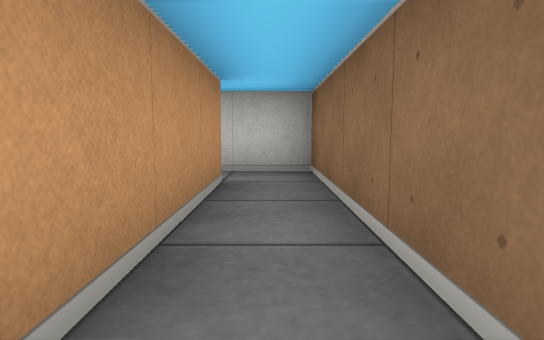
View 1 (above)

18 first-person views from a walk through a cub3D level. The camera is about half as high as the walls, tilts 6° down and sees 75° across. The floor is counted in squares. Each view is taken from the middle of a square. On the plan, view 1 faces up. The plan holds only what a view shows up to about 9 squares ahead; the rest is blank. The place goes on beyond the plan.

View 2
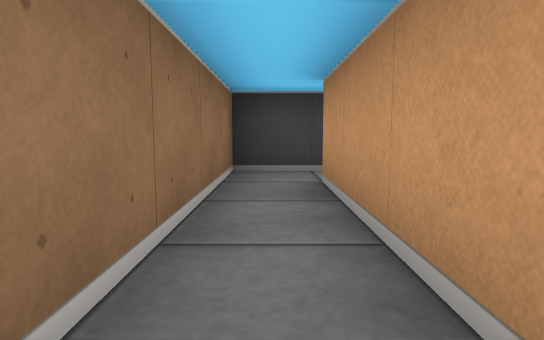

View 3
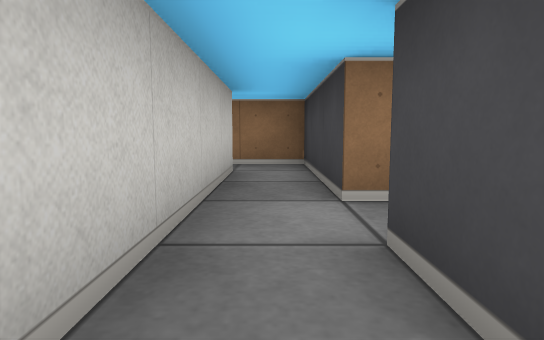

View 4
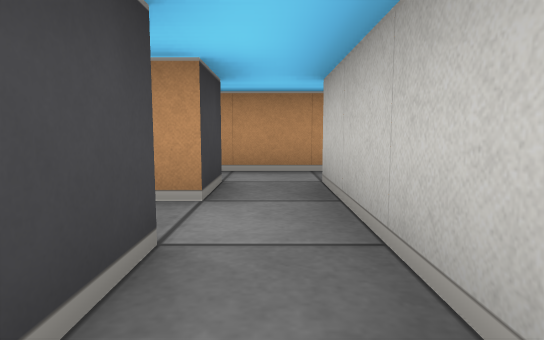

View 5
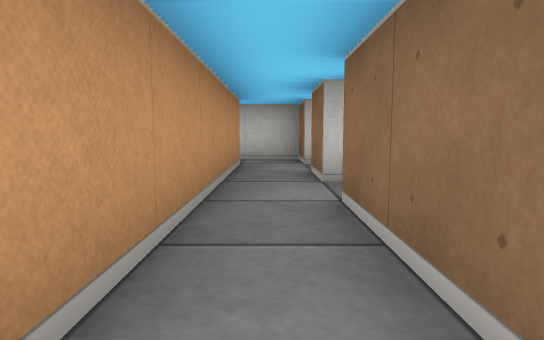

View 6
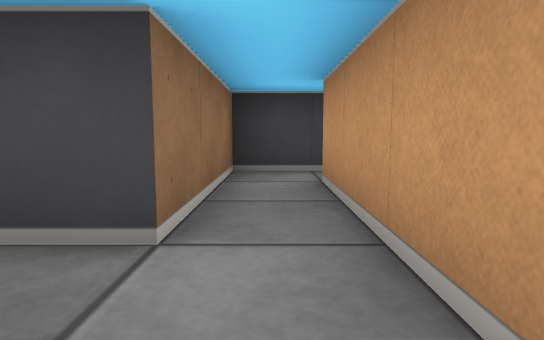

View 7
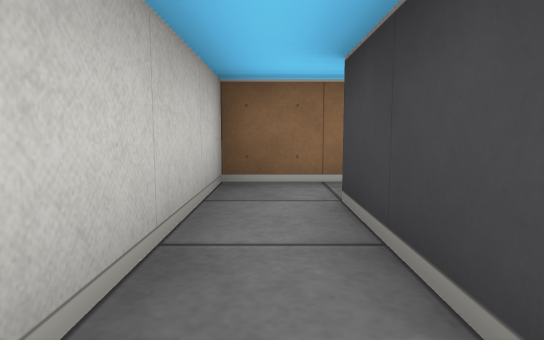

View 8
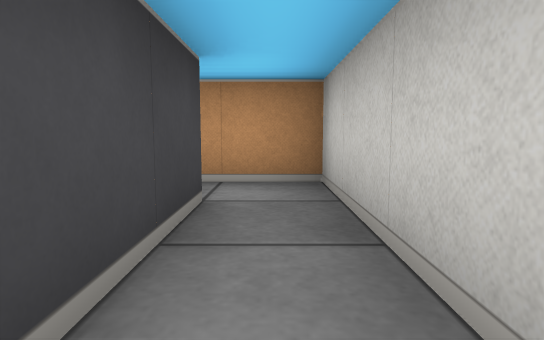

View 9
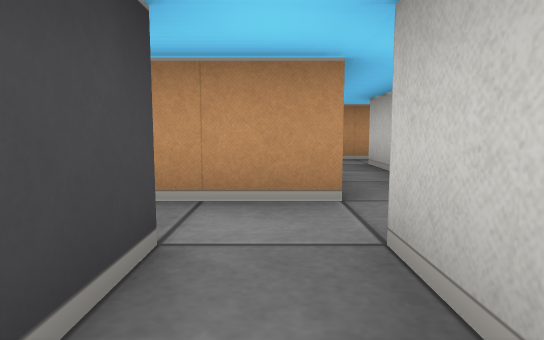

View 10
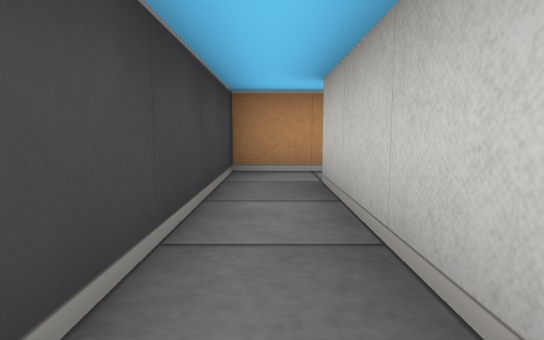

View 11
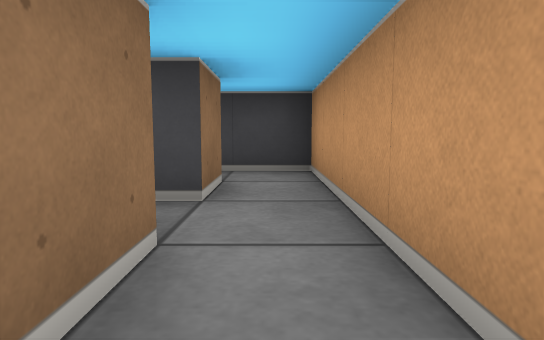

View 12
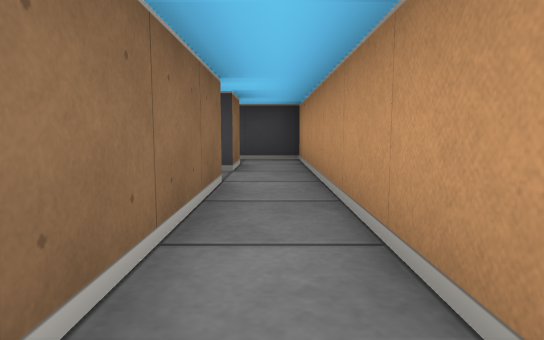

View 13
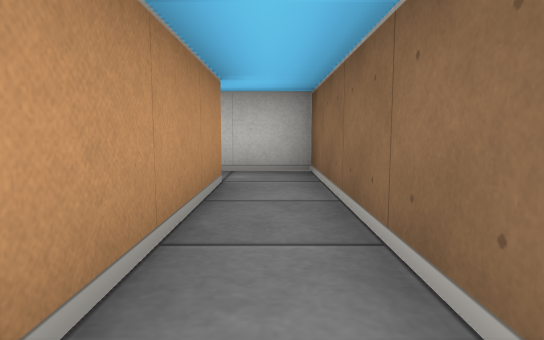

View 14
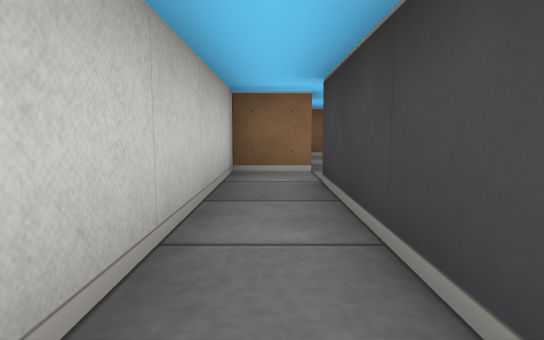

View 15
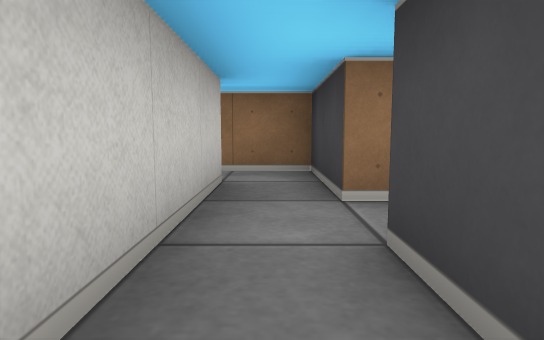

View 16
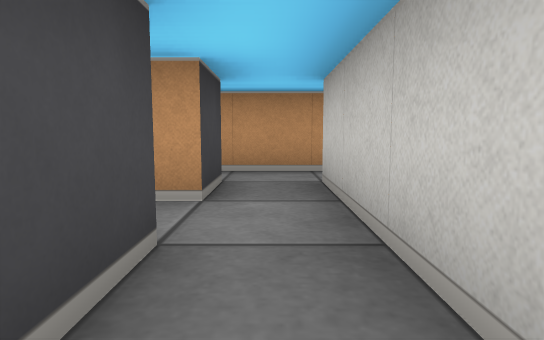

View 17
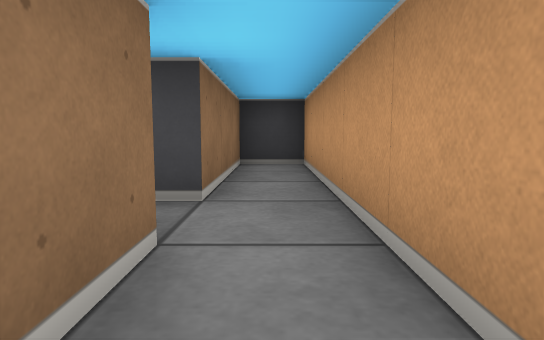

View 18
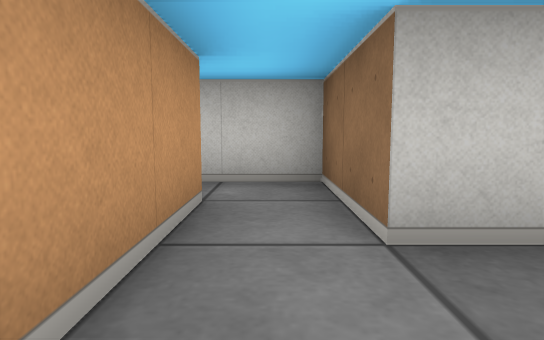

### Floor plan
Ten units are one square. View 1 is at (0, 0); x grows to the right and y downward. Boxes are objects, and circles mark ways between rooms. Rooms are numbered by the first view taken in them; rooms with no view inside come last. Other rooms are left out.
<svg viewBox="-105 -100 115 170">
<path fill="none" stroke="#000" d="M-25 -35 -5 -35 -5 -5 -25 -5M-25 5 5 5 5 -45 -25 -45M-45 -5 -45 -15M-55 -15 -55 25M-45 25 -45 5M-65 35 -45 35 -45 25M-55 25 -65 25M-25 -45 -35 -45 -35 -32M-35 -25 -45 -25M-45 -15 -35 -15M-45 -25 -45 -35 -85 -35 -85 -45M-95 -45 -95 -25 -55 -25 -55 -15M-95 -85 -95 -45M-85 -55 -85 -95 -98 -95M-85 -45 -81 -45M-95 25 -95 65 -85 65 -85 35M-95 15 -95 25M-85 25 -85 5 -98 5M-25 -5 -45 -5M-45 5 -35 5 -35 9M-85 35 -75 35M-65 25 -85 25"/>
<circle cx="-15" cy="-40" r="3" fill="#2a7"/>
<circle cx="-15" cy="0" r="3" fill="#2a7"/>
<circle cx="-50" cy="15" r="3" fill="#2a7"/>
<circle cx="-50" cy="-10" r="3" fill="#2a7"/>
<circle cx="-40" cy="0" r="3" fill="#2a7"/>
<circle cx="-60" cy="30" r="3" fill="#2a7"/>
<circle cx="-30" cy="-30" r="3" fill="#2a7"/>
<circle cx="-40" cy="-20" r="3" fill="#2a7"/>
<circle cx="-90" cy="-40" r="3" fill="#2a7"/>
<circle cx="-90" cy="20" r="3" fill="#2a7"/>
<circle cx="-80" cy="30" r="3" fill="#2a7"/>
<text x="0" y="-20">1</text>
<text x="-50" y="0">2</text>
<text x="-60" y="30">3</text>
<text x="-30" y="-40">4</text>
<text x="-30" y="-20">5</text>
<text x="-70" y="-30">6</text>
<text x="-90" y="-70">7</text>
<text x="-90" y="40">8</text>
<text x="-100" y="10">9</text>
<text x="-30" y="0">10</text>
<text x="-80" y="30">11</text>
</svg>
Room 1 opens to room 4. Room 1 opens to room 10. Room 2 opens to room 3. Room 2 opens to room 6. Room 2 opens to room 10. Room 3 opens to room 11. Room 4 opens to room 5. Room 5 opens to room 6. Room 6 opens to room 7. Room 8 opens to room 9. Room 8 opens to room 11.

Where each view was taken, in squares from view 1:
view 1: 0 up, 0 right, facing up
view 2: 4 up, 0 right, facing down
view 3: 0 up, 5 left, facing right
view 4: 0 up, 1 left, facing left
view 5: 3 down, 5 left, facing up
view 6: 1 up, 5 left, facing down
view 7: 4 up, 3 left, facing right
view 8: 4 up, 0 right, facing left
view 9: 2 up, 3 left, facing left
view 10: 3 up, 5 left, facing left
view 11: 7 up, 9 left, facing down
view 12: 9 up, 9 left, facing down
view 13: 5 up, 9 left, facing up
view 14: 3 up, 9 left, facing right
view 15: 3 down, 9 left, facing right
view 16: 3 down, 5 left, facing left
view 17: 1 down, 9 left, facing down
view 18: 4 down, 9 left, facing up
